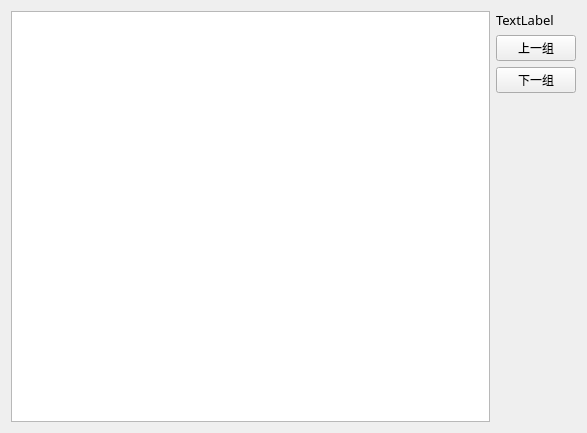
<?xml version="1.0" encoding="UTF-8"?>
<ui version="4.0">
 <class>seqwidget</class>
 <widget class="QWidget" name="seqwidget">
  <property name="geometry">
   <rect>
    <x>0</x>
    <y>0</y>
    <width>587</width>
    <height>433</height>
   </rect>
  </property>
  <property name="windowTitle">
   <string>seqwidget</string>
  </property>
  <layout class="QHBoxLayout" name="horizontalLayout">
   <item>
    <widget class="QTableWidget" name="m_table"/>
   </item>
   <item>
    <layout class="QVBoxLayout" name="verticalLayout">
     <item>
      <widget class="QLabel" name="m_labelText">
       <property name="font">
        <font>
         <family>微软雅黑</family>
         <pointsize>10</pointsize>
        </font>
       </property>
       <property name="text">
        <string>TextLabel</string>
       </property>
      </widget>
     </item>
     <item>
      <widget class="QPushButton" name="m_ButtonPrevious">
       <property name="text">
        <string>上一组</string>
       </property>
      </widget>
     </item>
     <item>
      <widget class="QPushButton" name="m_ButtonNext">
       <property name="text">
        <string>下一组</string>
       </property>
      </widget>
     </item>
     <item>
      <spacer name="verticalSpacer">
       <property name="orientation">
        <enum>Qt::Vertical</enum>
       </property>
       <property name="sizeHint" stdset="0">
        <size>
         <width>20</width>
         <height>40</height>
        </size>
       </property>
      </spacer>
     </item>
    </layout>
   </item>
  </layout>
 </widget>
 <layoutdefault spacing="6" margin="11"/>
 <resources/>
 <connections/>
</ui>
